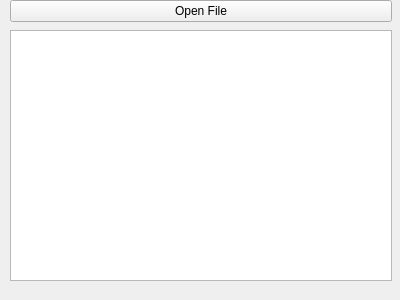
<?xml version="1.0" encoding="UTF-8"?>
<ui version="4.0">
 <class>DockWidget</class>
 <widget class="QDockWidget" name="DockWidget">
  <property name="geometry">
   <rect>
    <x>0</x>
    <y>0</y>
    <width>400</width>
    <height>300</height>
   </rect>
  </property>
  <property name="windowTitle">
   <string>DockWidget</string>
  </property>
  <widget class="QWidget" name="dockWidgetContents">
   <widget class="QTreeView" name="DataExplorer">
    <property name="geometry">
     <rect>
      <x>10</x>
      <y>30</y>
      <width>382</width>
      <height>251</height>
     </rect>
    </property>
    <property name="sizePolicy">
     <sizepolicy hsizetype="MinimumExpanding" vsizetype="Expanding">
      <horstretch>0</horstretch>
      <verstretch>0</verstretch>
     </sizepolicy>
    </property>
    <property name="minimumSize">
     <size>
      <width>200</width>
      <height>0</height>
     </size>
    </property>
   </widget>
   <widget class="QWidget" name="layoutWidget">
    <property name="geometry">
     <rect>
      <x>10</x>
      <y>-1</y>
      <width>382</width>
      <height>25</height>
     </rect>
    </property>
    <layout class="QHBoxLayout" name="DataExplorerButtonsLayout">
     <property name="sizeConstraint">
      <enum>QLayout::SetMinimumSize</enum>
     </property>
     <item>
      <widget class="QPushButton" name="DataExplorerOpenFileButton">
       <property name="text">
        <string>Open File</string>
       </property>
      </widget>
     </item>
    </layout>
   </widget>
  </widget>
 </widget>
 <resources/>
 <connections/>
</ui>
